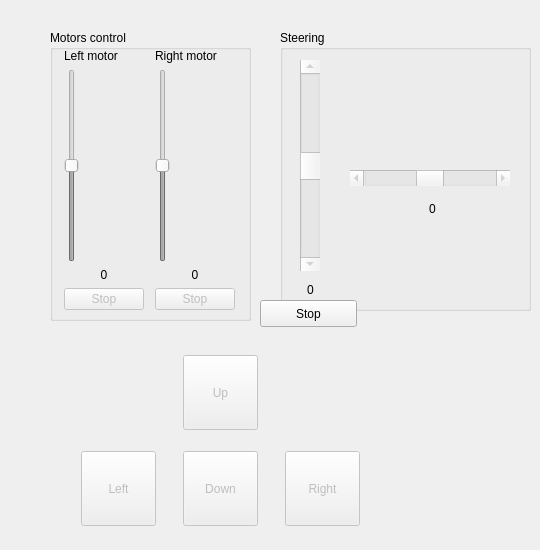
    <widget class="QWidget" name="robotDriveTab">
     <attribute name="title">
      <string>Robot's drive</string>
     </attribute>
     <widget class="QWidget" name="gridLayoutWidget_2">
      <property name="geometry">
       <rect>
        <x>60</x>
        <y>340</y>
        <width>321</width>
        <height>201</height>
       </rect>
      </property>
      <layout class="QGridLayout" name="gridLayout_2">
       <item row="1" column="0">
        <widget class="QPushButton" name="robotDriveLeftButton">
         <property name="enabled">
          <bool>false</bool>
         </property>
         <property name="sizePolicy">
          <sizepolicy hsizetype="Minimum" vsizetype="Minimum">
           <horstretch>0</horstretch>
           <verstretch>0</verstretch>
          </sizepolicy>
         </property>
         <property name="minimumSize">
          <size>
           <width>75</width>
           <height>75</height>
          </size>
         </property>
         <property name="maximumSize">
          <size>
           <width>75</width>
           <height>75</height>
          </size>
         </property>
         <property name="text">
          <string>Left</string>
         </property>
        </widget>
       </item>
       <item row="1" column="1">
        <widget class="QPushButton" name="robotDriveDownButton">
         <property name="enabled">
          <bool>false</bool>
         </property>
         <property name="sizePolicy">
          <sizepolicy hsizetype="Minimum" vsizetype="Minimum">
           <horstretch>0</horstretch>
           <verstretch>0</verstretch>
          </sizepolicy>
         </property>
         <property name="minimumSize">
          <size>
           <width>75</width>
           <height>75</height>
          </size>
         </property>
         <property name="maximumSize">
          <size>
           <width>75</width>
           <height>75</height>
          </size>
         </property>
         <property name="text">
          <string>Down</string>
         </property>
        </widget>
       </item>
       <item row="1" column="2">
        <widget class="QPushButton" name="robotDriveRightButton">
         <property name="enabled">
          <bool>false</bool>
         </property>
         <property name="sizePolicy">
          <sizepolicy hsizetype="Minimum" vsizetype="Minimum">
           <horstretch>0</horstretch>
           <verstretch>0</verstretch>
          </sizepolicy>
         </property>
         <property name="minimumSize">
          <size>
           <width>75</width>
           <height>75</height>
          </size>
         </property>
         <property name="maximumSize">
          <size>
           <width>75</width>
           <height>75</height>
          </size>
         </property>
         <property name="text">
          <string>Right</string>
         </property>
        </widget>
       </item>
       <item row="0" column="1">
        <widget class="QPushButton" name="robotDriveUpButton">
         <property name="enabled">
          <bool>false</bool>
         </property>
         <property name="sizePolicy">
          <sizepolicy hsizetype="Minimum" vsizetype="Minimum">
           <horstretch>0</horstretch>
           <verstretch>0</verstretch>
          </sizepolicy>
         </property>
         <property name="minimumSize">
          <size>
           <width>75</width>
           <height>75</height>
          </size>
         </property>
         <property name="maximumSize">
          <size>
           <width>75</width>
           <height>75</height>
          </size>
         </property>
         <property name="text">
          <string>Up</string>
         </property>
        </widget>
       </item>
      </layout>
     </widget>
     <widget class="QGroupBox" name="robotDriveMotorCtrlGroupBox">
      <property name="geometry">
       <rect>
        <x>50</x>
        <y>30</y>
        <width>201</width>
        <height>291</height>
       </rect>
      </property>
      <property name="title">
       <string>Motors control</string>
      </property>
      <widget class="QWidget" name="gridLayoutWidget_3">
       <property name="geometry">
        <rect>
         <x>9</x>
         <y>19</y>
         <width>183</width>
         <height>261</height>
        </rect>
       </property>
       <layout class="QGridLayout" name="gridLayout_3">
        <item row="1" column="2">
         <widget class="QSlider" name="robotDriveRightMotorSlider">
          <property name="enabled">
           <bool>false</bool>
          </property>
          <property name="minimum">
           <number>-1000</number>
          </property>
          <property name="maximum">
           <number>1000</number>
          </property>
          <property name="orientation">
           <enum>Qt::Vertical</enum>
          </property>
         </widget>
        </item>
        <item row="0" column="0">
         <widget class="QLabel" name="label">
          <property name="text">
           <string>Left motor</string>
          </property>
         </widget>
        </item>
        <item row="0" column="2">
         <widget class="QLabel" name="label_3">
          <property name="text">
           <string>Right motor</string>
          </property>
         </widget>
        </item>
        <item row="2" column="0">
         <widget class="QLabel" name="robotDriveLeftMotorLabel">
          <property name="text">
           <string>0</string>
          </property>
          <property name="alignment">
           <set>Qt::AlignCenter</set>
          </property>
         </widget>
        </item>
        <item row="2" column="2">
         <widget class="QLabel" name="robotDriveRightMotorLabel">
          <property name="text">
           <string>0</string>
          </property>
          <property name="alignment">
           <set>Qt::AlignCenter</set>
          </property>
         </widget>
        </item>
        <item row="3" column="0">
         <widget class="QPushButton" name="robotDriveLeftMotorStopButton">
          <property name="enabled">
           <bool>false</bool>
          </property>
          <property name="text">
           <string>Stop</string>
          </property>
         </widget>
        </item>
        <item row="3" column="2">
         <widget class="QPushButton" name="robotDriveRightMotorStopButton">
          <property name="enabled">
           <bool>false</bool>
          </property>
          <property name="text">
           <string>Stop</string>
          </property>
         </widget>
        </item>
        <item row="1" column="0">
         <widget class="QSlider" name="robotDriveLeftMotorSlider">
          <property name="enabled">
           <bool>false</bool>
          </property>
          <property name="layoutDirection">
           <enum>Qt::LeftToRight</enum>
          </property>
          <property name="autoFillBackground">
           <bool>false</bool>
          </property>
          <property name="minimum">
           <number>-1000</number>
          </property>
          <property name="maximum">
           <number>1000</number>
          </property>
          <property name="orientation">
           <enum>Qt::Vertical</enum>
          </property>
         </widget>
        </item>
       </layout>
      </widget>
     </widget>
     <widget class="QGroupBox" name="groupBox">
      <property name="geometry">
       <rect>
        <x>280</x>
        <y>30</y>
        <width>251</width>
        <height>281</height>
       </rect>
      </property>
      <property name="title">
       <string>Steering</string>
      </property>
      <widget class="QScrollBar" name="robotDriveSteeringScrollBar">
       <property name="enabled">
        <bool>false</bool>
       </property>
       <property name="geometry">
        <rect>
         <x>70</x>
         <y>140</y>
         <width>160</width>
         <height>16</height>
        </rect>
       </property>
       <property name="minimum">
        <number>-100</number>
       </property>
       <property name="maximum">
        <number>100</number>
       </property>
       <property name="orientation">
        <enum>Qt::Horizontal</enum>
       </property>
       <property name="invertedAppearance">
        <bool>false</bool>
       </property>
      </widget>
      <widget class="QScrollBar" name="robotDriveThrottleScrollBar">
       <property name="enabled">
        <bool>false</bool>
       </property>
       <property name="geometry">
        <rect>
         <x>20</x>
         <y>30</y>
         <width>20</width>
         <height>211</height>
        </rect>
       </property>
       <property name="minimum">
        <number>-1000</number>
       </property>
       <property name="maximum">
        <number>1000</number>
       </property>
       <property name="orientation">
        <enum>Qt::Vertical</enum>
       </property>
       <property name="invertedAppearance">
        <bool>true</bool>
       </property>
       <property name="invertedControls">
        <bool>true</bool>
       </property>
      </widget>
      <widget class="QLabel" name="robotDriveSteeringLabel">
       <property name="geometry">
        <rect>
         <x>120</x>
         <y>170</y>
         <width>65</width>
         <height>17</height>
        </rect>
       </property>
       <property name="text">
        <string>0</string>
       </property>
       <property name="alignment">
        <set>Qt::AlignCenter</set>
       </property>
      </widget>
      <widget class="QLabel" name="robotDriveThrottleLabel">
       <property name="geometry">
        <rect>
         <x>10</x>
         <y>250</y>
         <width>41</width>
         <height>20</height>
        </rect>
       </property>
       <property name="text">
        <string>0</string>
       </property>
       <property name="alignment">
        <set>Qt::AlignCenter</set>
       </property>
      </widget>
     </widget>
     <widget class="QPushButton" name="robotDriveThrottleStopButton">
      <property name="geometry">
       <rect>
        <x>260</x>
        <y>300</y>
        <width>97</width>
        <height>27</height>
       </rect>
      </property>
      <property name="text">
       <string>Stop</string>
      </property>
     </widget>
    </widget>
